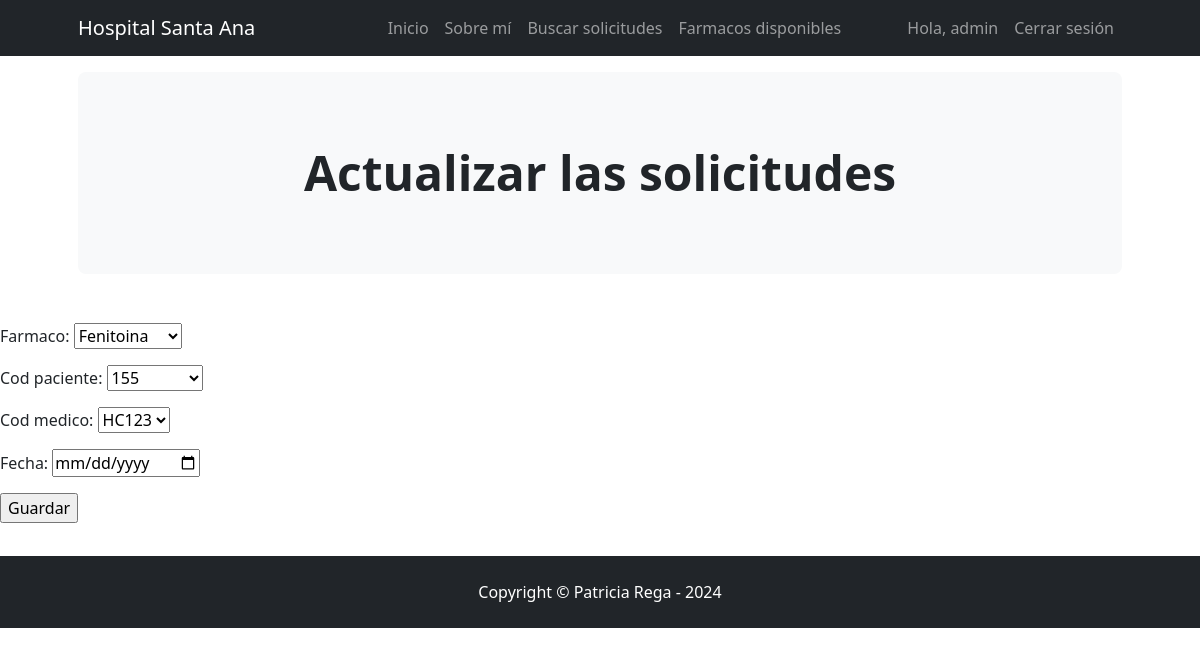
The page /AppCoder/actualizar_solicitudes/4 (signed in) on the database its author committed.
### AppCoder/models.py (models this page shows)
class Solicitud(models.Model):
    farmaco = models.ForeignKey(Farmaco, on_delete=models.CASCADE)
    cod_paciente = models.ForeignKey(Paciente, on_delete=models.CASCADE)
    cod_medico = models.ForeignKey(Medico, on_delete=models.CASCADE)
    fecha = models.DateField()

class Paciente(models.Model):
    nombre = models.CharField(max_length=30)
    apellido = models.CharField(max_length=30)
    edad = models.IntegerField()
    cod_paciente = models.CharField(max_length=10)
    def __str__(self):
        return self.cod_paciente

class Medico(models.Model):
    nombre = models.CharField(max_length=30)
    apellido = models.CharField(max_length=30)
    email = models.EmailField()
    cod_medico = models.CharField(max_length=10)
    def __str__(self):
        return self.cod_medico

### AppCoder/views.py (the view)
# urls.py: path("actualizar_solicitudes/<id_solicitud>", actualizar_solicitud, name = "Editar solicitud"),
@login_required(login_url='no permiso')
def actualizar_solicitud(request, id_solicitud):
    solicitud_seleccionada = Solicitud.objects.get(id=id_solicitud)
    if request.method == "POST":
        formulario_solicitud = FormularioSolicitud(request.POST, instance=solicitud_seleccionada)
        if formulario_solicitud.is_valid():
            formulario_solicitud.save()
            return render(request, "inicio.html")
    else:
        formulario_solicitud = FormularioSolicitud(instance=solicitud_seleccionada)
    return render(request, "actualizar_solicitudes.html", {"form1": formulario_solicitud})

### AppCoder/forms.py
class FormularioSolicitud(forms.ModelForm):
    class Meta:
        model = Solicitud
        fields = ['farmaco', 'cod_paciente', 'cod_medico', 'fecha']
    def __init__(self, *args, **kwargs):
        super().__init__(*args, **kwargs)
        self.fields['fecha'].widget = forms.DateInput(attrs={'type': 'date', 'format': 'yyyy-mm-dd'})

### AppCoder/models.py (called while the page is built)
    def __str__(self):
        return self.nombre

### AppCoder/templates/actualizar_solicitudes.html
{% extends "padre.html" %}
{% block encabezado %}
Actualizar las solicitudes
{% endblock %}
{% block cuerpo %}
<form action="" method="post"> {% csrf_token %}
    <table>
        {{form1.as_p}}
    </table>
    <input type="submit" value="Guardar">
</form>
{% endblock %}

### AppCoder/templates/padre.html (shortened to what this page needs)
<!DOCTYPE html>
<html lang="en">
<head>
    {% load static %}
    <link href="https://cdn.jsdelivr.net/npm/bootstrap-icons@1.4.1/font/bootstrap-icons.css" rel="stylesheet" />
    <link href="{% static '/css/styles.css' %}" rel="stylesheet" />
</head>
<body>
<nav class="navbar navbar-expand-lg navbar-dark bg-dark">
    <div class="container px-lg-5">
        <a class="navbar-brand" href="{% url 'Inicio'%}">Hospital Santa Ana</a>
        <div class="collapse navbar-collapse" id="navbarSupportedContent">
            <ul class="navbar-nav ms-auto mb-2 mb-lg-0">
                <li class="nav-item"><a class="nav-link" aria-current="page" href="{% url 'Inicio'%}">Inicio</a></li>
                <li class="nav-item"><a class="nav-link" href="{% url 'Sobre mi'%}">Sobre mí</a></li>
                <li class="nav-item"><a class="nav-link" href="{% url 'buscar solicitudes'%}">Buscar solicitudes</a></li>
                <li class="nav-item"><a class="nav-link" href="{% url 'ver farmaco'%}">Farmacos disponibles</a></li>
                {% if user.is_authenticated %}
                    <li class="nav-item">
                        <div class="d-flex align-items-center">
                            <div class="avatar-circle">
                            </div>
                            <span class="nav-link">Hola, {{ user.username }}</span>
                        </div>
                    </li>
                    <li class="nav-item"><a class="nav-link" href="{% url 'Cerrar sesion'%}">Cerrar sesión</a></li>
                {% else %}
                    <li class="nav-item"><a class="nav-link" href="{% url 'Iniciar sesion'%}?next={{ request.path }}">Iniciar sesión</a></li>
                    <li class="nav-item"><a class="nav-link" href="{% url 'Crear usuario'%}">Crear usuario</a></li>
                {% endif %}
            </ul>
        </div>
    </div>
</nav>
<header class="py-3">
    <div class="container px-lg-5">
        <div class="p-4 p-lg-5 bg-light rounded-3 text-center">
            <div class="m-4 m-lg-4">
                <h1 class="display-5 fw-bold">
                    {% block encabezado %}
                    {% endblock %}
                </h1>
            </div>
        </div>
    </div>
</header>
<hr style="border: none; border-top: 1px solid transparent;">
<div>
    {% block cuerpo %}
    {% endblock %}
</div>
<hr style="border: none; border-top: 1px solid transparent;">
<footer class="py-4 bg-dark">
    <div class="container"><p class="m-0 text-center text-white">Copyright &copy; Patricia Rega - 2024</p></div>
</footer>
</body>
</html>

### AppCoder/templates/padre.html (style rules this page uses)
.avatar-circle { width: 40px; height: 40px; border-radius: 50%; overflow: hidden; margin-right: 10px; }

### rows shown on the page
Solicitud: farmaco "Fenitoina"
Paciente: cod_paciente "155"
Medico: cod_medico "HC123"

### other values the page prints
{{ user.username }} "admin"
